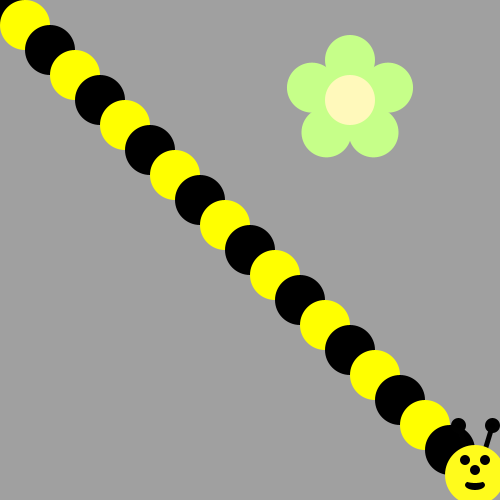
Frame 1 (no input)
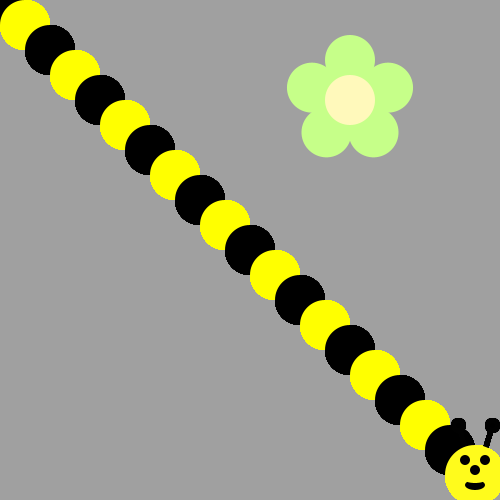
Frame 60 (the mouse pressed at the canvas centre just before this capture)
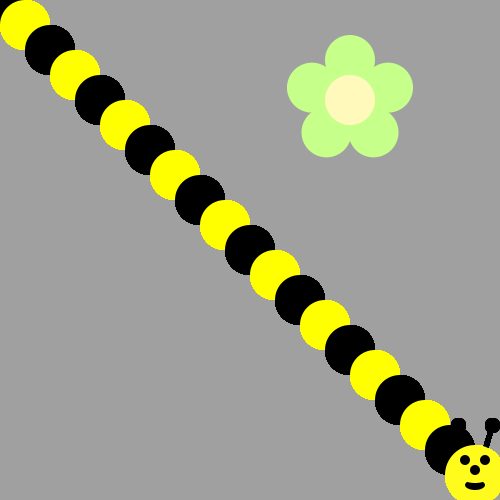
Frame 120 (the mouse held since frame 60 and released just before this capture)

The Processing sketch that drew these frames (run headless with seeded random() and noise(); from frame 60 on, the mouse is pressed at the canvas centre):

// Processing sketch: Bumble_Bee
// ── Bumble_Bee.pde
void drawFlower(int x, int y) {
     noStroke();
     translate(x, y);
     // draw 5 petals, rotating after each one<
     fill(#c6ff89);      // green
      for (int i = 0; i < 5; i++) {
           ellipse(0, -40, 50, 50);
          rotate(radians(72));
     }
     fill(#fff9bb); // light yellow
     ellipse(0, 0, 50, 50);
}
void drawBeeFace(int BeeFaceX, int BeeFaceY) {
     noStroke();
     fill(0, 0, 0);
     stroke(1);
     strokeWeight(5);
     line(BeeFaceX-10, BeeFaceY-27, BeeFaceX-17, BeeFaceY-50);
     line(BeeFaceX+10, BeeFaceY-27, BeeFaceX+17, BeeFaceY-50);
     ellipse(BeeFaceX-17, BeeFaceY-50, 10, 10);
     ellipse(BeeFaceX+17, BeeFaceY-50, 10, 10);
     noStroke();
     fill(255, 251, 28);
     ellipse(BeeFaceX, BeeFaceY, 60, 60); // face
     fill(255, 237, 209);
     fill(0,0,0);
      ellipse(BeeFaceX-10, BeeFaceY-15, 10, 10); // eyes
     ellipse(BeeFaceX+10, BeeFaceY-15, 10, 10);
      ellipse(BeeFaceX, BeeFaceY-5, 10, 10); // nose
      ellipse(BeeFaceX, BeeFaceY+10, 20, 10);// mouth
     fill(255, 251, 28);
     ellipse(BeeFaceX, BeeFaceY+5, 20, 6);
}

void setup() {
     ellipseMode(CENTER);
     size(500, 500);
     background(160, 160, 160);
      drawFlower(350, 100);
}
void draw() {
 for (int i=0; i<20; i++){
   if (i%2==0) {
     fill(0,0,0);
   }else{
     fill(255,255,0);
   }
   ellipse(i*25,i*25,50,50);
 }
 drawBeeFace(475,475);
}
